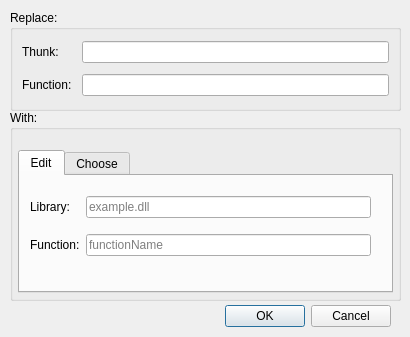
<?xml version="1.0" encoding="UTF-8"?>
<ui version="4.0">
 <class>Replacements</class>
 <widget class="QDialog" name="Replacements">
  <property name="windowModality">
   <enum>Qt::WindowModal</enum>
  </property>
  <property name="geometry">
   <rect>
    <x>0</x>
    <y>0</y>
    <width>410</width>
    <height>337</height>
   </rect>
  </property>
  <property name="sizePolicy">
   <sizepolicy hsizetype="Fixed" vsizetype="Fixed">
    <horstretch>0</horstretch>
    <verstretch>0</verstretch>
   </sizepolicy>
  </property>
  <property name="minimumSize">
   <size>
    <width>410</width>
    <height>320</height>
   </size>
  </property>
  <property name="maximumSize">
   <size>
    <width>410</width>
    <height>500</height>
   </size>
  </property>
  <property name="contextMenuPolicy">
   <enum>Qt::CustomContextMenu</enum>
  </property>
  <property name="acceptDrops">
   <bool>true</bool>
  </property>
  <property name="windowTitle">
   <string>Define replacement</string>
  </property>
  <property name="autoFillBackground">
   <bool>true</bool>
  </property>
  <property name="sizeGripEnabled">
   <bool>false</bool>
  </property>
  <property name="modal">
   <bool>false</bool>
  </property>
  <widget class="QDialogButtonBox" name="okCancel_buttons">
   <property name="geometry">
    <rect>
     <x>10</x>
     <y>300</y>
     <width>381</width>
     <height>32</height>
    </rect>
   </property>
   <property name="orientation">
    <enum>Qt::Horizontal</enum>
   </property>
   <property name="standardButtons">
    <set>QDialogButtonBox::Cancel|QDialogButtonBox::Ok</set>
   </property>
  </widget>
  <widget class="QGroupBox" name="groupBox">
   <property name="geometry">
    <rect>
     <x>10</x>
     <y>10</y>
     <width>391</width>
     <height>101</height>
    </rect>
   </property>
   <property name="sizePolicy">
    <sizepolicy hsizetype="Preferred" vsizetype="Preferred">
     <horstretch>0</horstretch>
     <verstretch>0</verstretch>
    </sizepolicy>
   </property>
   <property name="title">
    <string>Replace:</string>
   </property>
   <property name="flat">
    <bool>false</bool>
   </property>
   <property name="checkable">
    <bool>false</bool>
   </property>
   <layout class="QGridLayout" name="gridLayout">
    <property name="leftMargin">
     <number>9</number>
    </property>
    <property name="topMargin">
     <number>5</number>
    </property>
    <property name="rightMargin">
     <number>9</number>
    </property>
    <property name="bottomMargin">
     <number>5</number>
    </property>
    <property name="horizontalSpacing">
     <number>10</number>
    </property>
    <property name="verticalSpacing">
     <number>5</number>
    </property>
    <item row="1" column="1">
     <widget class="QLineEdit" name="libToReplaceLabel">
      <property name="readOnly">
       <bool>true</bool>
      </property>
      <property name="placeholderText">
       <string/>
      </property>
     </widget>
    </item>
    <item row="0" column="0">
     <widget class="QLabel" name="label_10">
      <property name="text">
       <string>Thunk:</string>
      </property>
     </widget>
    </item>
    <item row="1" column="0">
     <widget class="QLabel" name="label_11">
      <property name="text">
       <string>Function:</string>
      </property>
     </widget>
    </item>
    <item row="0" column="1">
     <widget class="QLineEdit" name="thunkLabel">
      <property name="enabled">
       <bool>true</bool>
      </property>
      <property name="readOnly">
       <bool>true</bool>
      </property>
      <property name="placeholderText">
       <string/>
      </property>
     </widget>
    </item>
   </layout>
  </widget>
  <widget class="QGroupBox" name="groupBox_3">
   <property name="geometry">
    <rect>
     <x>10</x>
     <y>110</y>
     <width>391</width>
     <height>191</height>
    </rect>
   </property>
   <property name="sizePolicy">
    <sizepolicy hsizetype="Preferred" vsizetype="Preferred">
     <horstretch>0</horstretch>
     <verstretch>0</verstretch>
    </sizepolicy>
   </property>
   <property name="title">
    <string>With:</string>
   </property>
   <property name="flat">
    <bool>false</bool>
   </property>
   <property name="checkable">
    <bool>false</bool>
   </property>
   <layout class="QGridLayout" name="gridLayout_4">
    <property name="leftMargin">
     <number>5</number>
    </property>
    <property name="topMargin">
     <number>20</number>
    </property>
    <property name="rightMargin">
     <number>5</number>
    </property>
    <property name="bottomMargin">
     <number>5</number>
    </property>
    <property name="horizontalSpacing">
     <number>10</number>
    </property>
    <property name="verticalSpacing">
     <number>5</number>
    </property>
    <item row="0" column="0">
     <widget class="QTabWidget" name="tabWidget">
      <property name="sizePolicy">
       <sizepolicy hsizetype="Expanding" vsizetype="Expanding">
        <horstretch>0</horstretch>
        <verstretch>0</verstretch>
       </sizepolicy>
      </property>
      <property name="contextMenuPolicy">
       <enum>Qt::DefaultContextMenu</enum>
      </property>
      <property name="currentIndex">
       <number>0</number>
      </property>
      <widget class="QWidget" name="tab_1">
       <attribute name="title">
        <string>Edit</string>
       </attribute>
       <widget class="QWidget" name="gridLayoutWidget_2">
        <property name="geometry">
         <rect>
          <x>0</x>
          <y>0</y>
          <width>361</width>
          <height>91</height>
         </rect>
        </property>
        <layout class="QGridLayout" name="editLayout">
         <property name="sizeConstraint">
          <enum>QLayout::SetDefaultConstraint</enum>
         </property>
         <property name="leftMargin">
          <number>10</number>
         </property>
         <property name="topMargin">
          <number>10</number>
         </property>
         <property name="rightMargin">
          <number>10</number>
         </property>
         <property name="bottomMargin">
          <number>0</number>
         </property>
         <item row="0" column="1">
          <widget class="QLineEdit" name="libraryEdit">
           <property name="placeholderText">
            <string>example.dll</string>
           </property>
          </widget>
         </item>
         <item row="1" column="0">
          <widget class="QLabel" name="label_12">
           <property name="text">
            <string>Function:</string>
           </property>
          </widget>
         </item>
         <item row="1" column="1">
          <widget class="QLineEdit" name="functionEdit">
           <property name="placeholderText">
            <string>functionName</string>
           </property>
          </widget>
         </item>
         <item row="0" column="0">
          <widget class="QLabel" name="label_13">
           <property name="text">
            <string>Library:</string>
           </property>
          </widget>
         </item>
        </layout>
       </widget>
      </widget>
      <widget class="QWidget" name="tab_2">
       <attribute name="title">
        <string>Choose</string>
       </attribute>
       <widget class="QWidget" name="gridLayoutWidget">
        <property name="geometry">
         <rect>
          <x>0</x>
          <y>0</y>
          <width>361</width>
          <height>91</height>
         </rect>
        </property>
        <layout class="QGridLayout" name="choseLayout">
         <property name="leftMargin">
          <number>10</number>
         </property>
         <property name="topMargin">
          <number>10</number>
         </property>
         <property name="rightMargin">
          <number>10</number>
         </property>
         <item row="0" column="1">
          <widget class="QComboBox" name="libraryCombo"/>
         </item>
         <item row="0" column="2">
          <widget class="QPushButton" name="addLibraryButton">
           <property name="maximumSize">
            <size>
             <width>30</width>
             <height>16777215</height>
            </size>
           </property>
           <property name="toolTip">
            <string>&lt;html&gt;&lt;head/&gt;&lt;body&gt;&lt;p&gt;Load replacement library&lt;/p&gt;&lt;/body&gt;&lt;/html&gt;</string>
           </property>
           <property name="autoFillBackground">
            <bool>true</bool>
           </property>
           <property name="text">
            <string>+</string>
           </property>
          </widget>
         </item>
         <item row="1" column="1">
          <widget class="QComboBox" name="functionCombo"/>
         </item>
         <item row="1" column="0">
          <widget class="QLabel" name="label_15">
           <property name="sizeIncrement">
            <size>
             <width>50</width>
             <height>0</height>
            </size>
           </property>
           <property name="text">
            <string>Function:</string>
           </property>
          </widget>
         </item>
         <item row="0" column="0">
          <widget class="QLabel" name="label_14">
           <property name="maximumSize">
            <size>
             <width>50</width>
             <height>16777215</height>
            </size>
           </property>
           <property name="text">
            <string>Library:</string>
           </property>
          </widget>
         </item>
        </layout>
       </widget>
      </widget>
     </widget>
    </item>
   </layout>
  </widget>
 </widget>
 <tabstops>
  <tabstop>okCancel_buttons</tabstop>
  <tabstop>thunkLabel</tabstop>
  <tabstop>libToReplaceLabel</tabstop>
 </tabstops>
 <resources/>
 <connections/>
</ui>
